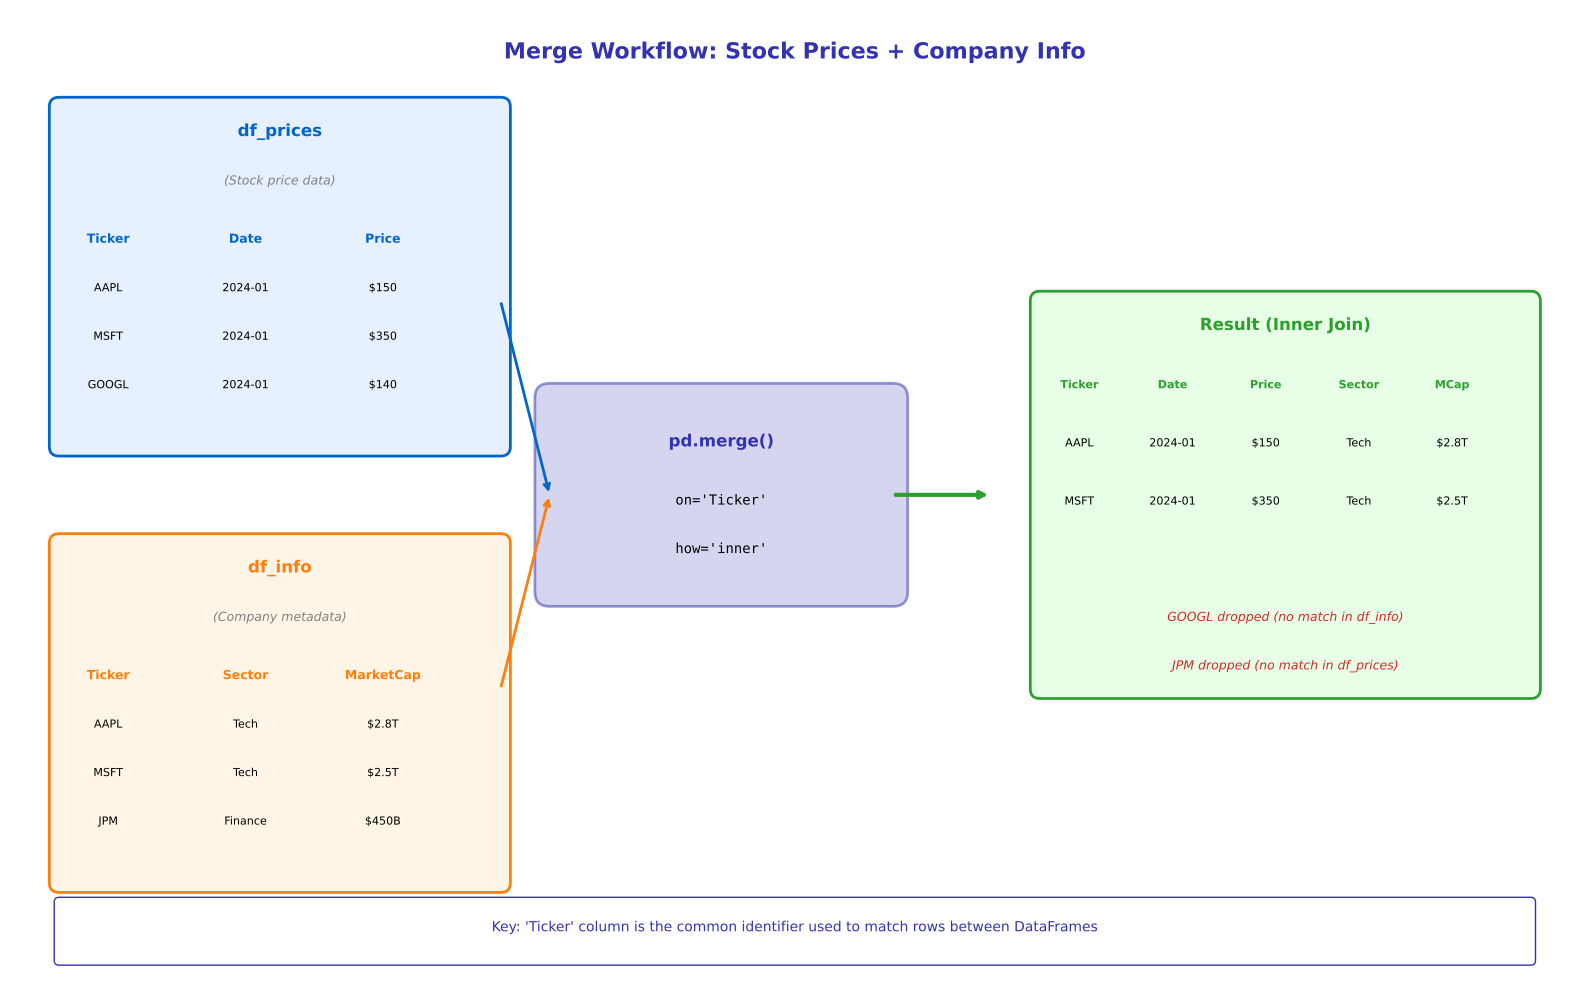

This figure's Python source:
"""Merge Workflow - Step-by-step merge process"""
import matplotlib.pyplot as plt
import matplotlib.patches as patches
from matplotlib.patches import FancyBboxPatch, FancyArrowPatch
import numpy as np
from pathlib import Path

# Standard matplotlib configuration
plt.rcParams.update({
    'font.size': 10,
    'axes.labelsize': 10,
    'axes.titlesize': 11,
    'xtick.labelsize': 9,
    'ytick.labelsize': 9,
    'legend.fontsize': 9,
    'figure.figsize': (10, 6),
    'figure.dpi': 150
})

# Course colors
MLPURPLE = '#3333B2'
MLLAVENDER = '#ADADE0'
MLBLUE = '#0066CC'
MLORANGE = '#FF7F0E'
MLGREEN = '#2CA02C'
MLRED = '#D62728'

fig, ax = plt.subplots(figsize=(16, 10))
ax.set_xlim(0, 16)
ax.set_ylim(0, 10)
ax.axis('off')

# Title
ax.text(8, 9.5, 'Merge Workflow: Stock Prices + Company Info', ha='center',
        fontsize=16, fontweight='bold', color=MLPURPLE)

# DataFrame 1: Stock Prices
df1_box = FancyBboxPatch((0.5, 5.5), 4.5, 3.5, boxstyle="round,pad=0.1",
                         edgecolor=MLBLUE, facecolor='#E6F0FF', linewidth=2)
ax.add_patch(df1_box)
ax.text(2.75, 8.7, 'df_prices', ha='center', fontsize=12, fontweight='bold', color=MLBLUE)
ax.text(2.75, 8.2, '(Stock price data)', ha='center', fontsize=9, style='italic', color='gray')

# Headers
headers1 = ['Ticker', 'Date', 'Price']
for i, h in enumerate(headers1):
    ax.text(1 + i*1.4, 7.6, h, ha='center', fontsize=9, fontweight='bold', color=MLBLUE)

# Data
data1 = [
    ('AAPL', '2024-01', '$150'),
    ('MSFT', '2024-01', '$350'),
    ('GOOGL', '2024-01', '$140'),
]
for i, (t, d, p) in enumerate(data1):
    y = 7.1 - i*0.5
    ax.text(1, y, t, ha='center', fontsize=8)
    ax.text(2.4, y, d, ha='center', fontsize=8)
    ax.text(3.8, y, p, ha='center', fontsize=8)

# DataFrame 2: Company Info
df2_box = FancyBboxPatch((0.5, 1), 4.5, 3.5, boxstyle="round,pad=0.1",
                         edgecolor=MLORANGE, facecolor='#FFF5E6', linewidth=2)
ax.add_patch(df2_box)
ax.text(2.75, 4.2, 'df_info', ha='center', fontsize=12, fontweight='bold', color=MLORANGE)
ax.text(2.75, 3.7, '(Company metadata)', ha='center', fontsize=9, style='italic', color='gray')

# Headers
headers2 = ['Ticker', 'Sector', 'MarketCap']
for i, h in enumerate(headers2):
    ax.text(1 + i*1.4, 3.1, h, ha='center', fontsize=9, fontweight='bold', color=MLORANGE)

# Data
data2 = [
    ('AAPL', 'Tech', '$2.8T'),
    ('MSFT', 'Tech', '$2.5T'),
    ('JPM', 'Finance', '$450B'),
]
for i, (t, s, m) in enumerate(data2):
    y = 2.6 - i*0.5
    ax.text(1, y, t, ha='center', fontsize=8)
    ax.text(2.4, y, s, ha='center', fontsize=8)
    ax.text(3.8, y, m, ha='center', fontsize=8)

# Merge operation box
merge_box = FancyBboxPatch((5.5, 4), 3.5, 2, boxstyle="round,pad=0.15",
                           edgecolor=MLPURPLE, facecolor=MLLAVENDER, alpha=0.5, linewidth=2)
ax.add_patch(merge_box)
ax.text(7.25, 5.5, 'pd.merge()', ha='center', fontsize=12, fontweight='bold', color=MLPURPLE)
ax.text(7.25, 4.9, "on='Ticker'", ha='center', fontsize=10, family='monospace')
ax.text(7.25, 4.4, "how='inner'", ha='center', fontsize=10, family='monospace')

# Arrows
ax.annotate('', xy=(5.5, 5), xytext=(5, 7),
            arrowprops=dict(arrowstyle='->', color=MLBLUE, lw=2))
ax.annotate('', xy=(5.5, 5), xytext=(5, 3),
            arrowprops=dict(arrowstyle='->', color=MLORANGE, lw=2))
ax.annotate('', xy=(10, 5), xytext=(9, 5),
            arrowprops=dict(arrowstyle='->', color=MLGREEN, lw=3))

# Result DataFrame
result_box = FancyBboxPatch((10.5, 3), 5, 4, boxstyle="round,pad=0.1",
                            edgecolor=MLGREEN, facecolor='#E6FFE6', linewidth=2)
ax.add_patch(result_box)
ax.text(13, 6.7, 'Result (Inner Join)', ha='center', fontsize=12, fontweight='bold', color=MLGREEN)

# Headers
headers_r = ['Ticker', 'Date', 'Price', 'Sector', 'MCap']
for i, h in enumerate(headers_r):
    ax.text(10.9 + i*0.95, 6.1, h, ha='center', fontsize=8, fontweight='bold', color=MLGREEN)

# Result data (only matching tickers)
result_data = [
    ('AAPL', '2024-01', '$150', 'Tech', '$2.8T'),
    ('MSFT', '2024-01', '$350', 'Tech', '$2.5T'),
]
for i, row in enumerate(result_data):
    y = 5.5 - i*0.6
    for j, val in enumerate(row):
        ax.text(10.9 + j*0.95, y, val, ha='center', fontsize=8)

# Notes
ax.text(13, 3.7, 'GOOGL dropped (no match in df_info)', ha='center',
        fontsize=9, style='italic', color=MLRED)
ax.text(13, 3.2, 'JPM dropped (no match in df_prices)', ha='center',
        fontsize=9, style='italic', color=MLRED)

# Key highlight
key_box = FancyBboxPatch((0.5, 0.2), 15, 0.6, boxstyle="round,pad=0.05",
                         edgecolor=MLPURPLE, facecolor='white', linewidth=1)
ax.add_patch(key_box)
ax.text(8, 0.5, "Key: 'Ticker' column is the common identifier used to match rows between DataFrames",
        ha='center', fontsize=10, color=MLPURPLE)

plt.tight_layout()
plt.savefig(Path(__file__).parent / 'chart.pdf', dpi=300, bbox_inches='tight')
plt.close()
